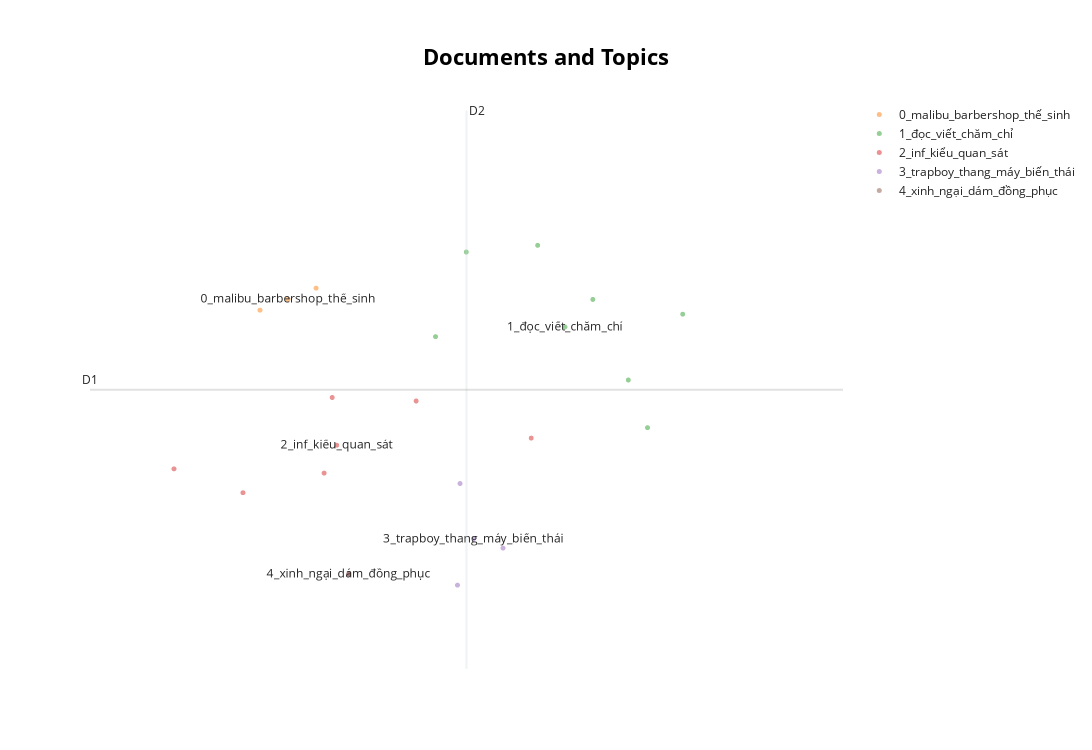

Notebook code for this chart:
### Code cell
topic_model.visualize_documents(docs)

### Figure 1 — Plotly figure (JSON) as saved in the notebook; plotly's stock layout.template omitted (floating-point values rounded to 4 significant figures)
{"data": [{"hoverinfo": "text", "hovertext": [null], "marker": {"color": "#CFD8DC", "opacity": 0.5, "size": 5}, "mode": "markers+text", "name": "other", "showlegend": false, "type": "scattergl", "x": [null], "y": [null]}, {"hoverinfo": "text", "hovertext": ["công_tác malibu", "thời thế_sinh barbershop malibu", null], "marker": {"opacity": 0.5, "size": 5}, "mode": "markers+text", "name": "0_malibu_barbershop_thế_sinh", "text": ["", "", "0_malibu_barbershop_thế_sinh"], "textfont": {"size": 12}, "type": "scattergl", "x": [4.206, 3.869, 4.037], "y": [6.839, 6.663, 6.751]}, {"hoverinfo": "text", "hovertext": ["đính_chính war_cãi suy_nghĩ chửi tiêu_cực bảo_vệ trường đọc cfs_trường câu_chuyện đại_khái bảo_vệ thu tiền k k thái_độ sịt lốp xe bla blamình thanh_minh giải_thích thử thu k ta thu nhầm xe nhầm_lẫn diễn tiền vé xe khen lỡ thu đám sinh_viên thái_độ sinh_viên trường ta sắp_xếp xe kiểu kệ chày cối miễn_sao nhanh_chóng đút xe chỗ tiện kệ học phòng hòa khó_chịu ta mái tôn nóng_nực dăt xe chỗ gọn cáu gắt", "sinh_viên deadline dồn_dập teamwork teamwork tôn_trọng xong đồng quan_điểm bác_bỏ phũ phàng xóa đau_đầu mệt_mỏi stress", "ký_túc_xá hướng nội_sợ ý_kiến phàn_nàn ký_túc_xá không_gian tư_khó ký_túc_xá để_ý tí khuya nói_chuyện to kiểu kp học kia nma làm_ơn bé xíu mìnhxem_luyện toeic bật max_tai thắng nổi_tiếng please để_ý sống tập_thể dám viết bé phòng đọc chúc vui_vẻ", "lịch thi qldt ngột_ngạt học_kì nát bét sợ_kì quyết_tâm thư_viện học_tập tâm_trạng lo_lắng u_uất chiều_tối mệt cảm_giác ánh_sáng động_lực hình_ảnh chăm_chỉ học ánh_sáng lồng đèn rung_động thư_viện cạnh cửa_kính rời đèn tắt h thư_viện liếc tiếp_sức_mạnh dứt hôm_nay áp_lực thư_viện đèn_tắt", "dạo xôm may đỗ_trường thích_thú đọc cfs_trường trôi chó chạy đồng thoáng học tuần_mong suôn_sẻ trưởng_thành nghĩa trải tình it khóa l_ ừa_đả _o trắng_trợn cú sốc suy_nghĩ cuộc_sống đa_sắc màu hồng phốt_trai it it tốt_bụng giúp_đỡ this that trưởng_thành tuyệt_cà vời lười yêu_thương biết_ơn học tiếc_nuối suốt đại_học trả_lời chăm_chỉ lười học thi_điểm thi toeic trau_dồi kĩ_năng mềm sml nghĩa_sự khắc_nghiệt thị_trường việc_làm buông_thả chênh_vênh đọc jd jobs tự_ti thiếu_sót đôi_khi dám apply quên học đứa học đỡ nổ đầu mụn mọc mặt xấu cực_kì viết văn_lủng củng_đọc nhạt ốc mong đọc giúp gạch xây tạm_biệt_chúc kì thi_diệu_kì", "vpc tính_tình kinh_phòng chúng_em nộp tiền đầy_đủ học đàng_hoàng xin_xỏ nhăn_nhó cáu gắt bọn ăn_xin", null, "hôm_nay nói_chuyện thư_viện hiển_nhiên thư_viện ồn nói_chuyện nghĩa thư_viện nói_chuyện thư_viện học làm_việc đọc sách đấy yên_tĩnh thư_viện yên_tĩnh nói_chuyện cạnh đối_diện một_tí tiếng xì_xầm khó_chịu đồng_tình thư_viện đôi_lúc trao_đổi hiển_nhiên thí_dụ thư_viện học bình_thường nam đối_diện liên_tục ngừng nói_tông bình_thường lóng ngành phụ_khoa bay đa_phần im_lặng học nói_chuyện xung_quanh tiếng tóm_lại thư_viện mục_đích học họp trò_chuyện tâm_tình đặt_chân thư_viện trật_tự im_bặt ta lịch_sự đẹp_trai xinh_gái văn_minh lịch_sự ứng_xử đúng_đắn"], "marker": {"opacity": 0.5, "size": 5}, "mode": "markers+text", "name": "1_đọc_viết_chăm_chỉ", "text": ["", "", "", "", "", "", "1_đọc_viết_chăm_chỉ", ""], "textfont": {"size": 12}, "type": "scattergl", "x": [5.533, 5.864, 4.921, 6.076, 6.402, 5.106, 5.697, 6.191], "y": [7.182, 6.749, 6.452, 6.105, 6.632, 7.128, 6.529, 5.725]}, {"hoverinfo": "text", "hovertext": ["làm_bạn lớp nổi_bật cười kiểu tràn_đầy năng_lượng cười nc làm_việc cta coi trả_lời giúp_đỡ cảm_giác lạc_lõng học lớp liếc lặng_lẽ xong cười cố_gắng giả_vờ nc mặt dồn chú_ý cảm_giác né_tránh sợ dám buông_bỏ để_ý nc hỏi_han nc kiểu kìm rung_động hôm_nay kiểu tra_tấn cảm_xúc buông buông giúp vớiiii tttttt", "gửi nam nhà_xe tầm chiều áo hồng giúp xe áo trắng nhường đường vội viết hi_vọng đừngxem niềm trai ptit_nha yêu tốt_bụng", "nam dcn ddt lớp xx giấu học nói_chuyện bé mồm to sợ xung_quanh lỡ lén tò_mò đoạn clip nyc thờ coi conxem gái ta parttime fulltime trường học_phí nhà_vệ_sinh vòi_xịt giấy vệ_sinh xà_phòng rửa chúng_em đồ_dùng vệ_sinh hiển_nhiên trang_bị vòi_xịt giấy vệ_sinh", "góc kẻ_cắp chào_admin admin giúp_đỡ chẳng_là tối chủ_nhật nữ iu sk sự_kiện it fest fpt softwarexem quẩy tối tự_nhiên hướng nội_ngang dám inf phát_hiện trái tym rùiii ngoi mong ace giúp sửa_chữa sai_lầm_ngudot dám inf hiện_trường cute viết tín_hiệu nhaaa đứng góc sân_khấu bảo hôm xe_máy ảnh đứa vô_tình lọt máy mong admin giúp_đỡ", "rét vcđ anh_chị_em mùa bảo mùa kiếm người_yêu đá bóng_trường trà đá cổng trường chém tầm cầu chỗ an_ninh hôm rét mặc quần_áo cộc gái giả_vờ rét_rét co_ro hú_hú ngáp ngáp đánh mắt bạnxem gái xinh_xinh hôm ny kb rv co_ro thằng sun vòi ảnh inbox gửi hòm", "góc trái t lạc chào_ptiters gơn aof tối hôm the railway aof chụp ảnh x đợi dj nhạc chen_lấn xô_đẩy kịp ảnh mong up ảnh kỷ_niệm hôm nữ tham_gia sự_kiện itfest hola cute kịp in bạn_ý nhỏ_nhắn mặc áo trắng cầm ô đứng lệch trái hướng sân quan_sát đứng mặc áo đen học bk cầm ô chụp hình giúp cầm ô chút_xíu in cmt stt chủ_động kết_bạn", null], "marker": {"opacity": 0.5, "size": 5}, "mode": "markers+text", "name": "2_inf_kiểu_quan_sát", "text": ["", "", "", "", "", "", "2_inf_kiểu_quan_sát"], "textfont": {"size": 12}, "type": "scattergl", "x": [5.494, 3.354, 4.302, 4.254, 4.805, 3.767, 4.329], "y": [5.642, 5.396, 5.966, 5.362, 5.938, 5.205, 5.585]}, {"hoverinfo": "text", "hovertext": ["đứng thang_máy thang_máy kiểu đứng cạnh nút thang thang chờ kẹp thang_máy độ xử_lí ý_thức chungxem sinh_viên trường mong rút kinh_nghiệm hành_động giữ_thiện cảm_nha nam tinh_tế mất_thiện_cảm", "lừa công_thủ_đoạn trapboy đầu điện_tử trap chữa lành trai it_trường trap trap sốc lừa dễxem lừa gái it đần kì_thị sợ_trai kĩ_thuật huhu", "thang_máy tầng g xa_lạ biến_thái thang_máy thang_máy tầng thang đông thang_máy bàn_tay lướt bộ_phận nhạy_cảm vô_tình chạm mìnhxem gạt đấy gạt vô_tình bóp biến_thái xấu_tính", null], "marker": {"opacity": 0.5, "size": 5}, "mode": "markers+text", "name": "3_trapboy_thang_máy_biến_thái", "text": ["", "", "", "3_trapboy_thang_máy_biến_thái"], "textfont": {"size": 12}, "type": "scattergl", "x": [5.053, 5.068, 5.325, 5.149], "y": [4.467, 5.279, 4.763, 4.836]}, {"hoverinfo": "text", "hovertext": ["in mặc áo đồng_phục ảnh thi xinh_ngại dám _", null], "marker": {"opacity": 0.5, "size": 5}, "mode": "markers+text", "name": "4_xinh_ngại_dám_đồng_phục", "text": ["", "4_xinh_ngại_dám_đồng_phục"], "textfont": {"size": 12}, "type": "scattergl", "x": [4.401, 4.401], "y": [4.556, 4.556]}], "layout": {"annotations": [{"showarrow": false, "text": "D1", "x": 2.851, "y": 6.028, "yshift": 10}, {"showarrow": false, "text": "D2", "x": 5.107, "xshift": 10, "y": 8.259}], "height": 750, "shapes": [{"line": {"color": "#CFD8DC", "width": 2}, "type": "line", "x0": 5.107, "x1": 5.107, "y0": 3.797, "y1": 8.259}, {"line": {"color": "#9E9E9E", "width": 2}, "type": "line", "x0": 2.851, "x1": 7.363, "y0": 6.028, "y1": 6.028}], "title": {"font": {"color": "Black", "size": 22}, "text": "<b>Documents and Topics</b>", "x": 0.5, "xanchor": "center", "yanchor": "top"}, "width": 1200, "xaxis": {"visible": false}, "yaxis": {"visible": false}}}
